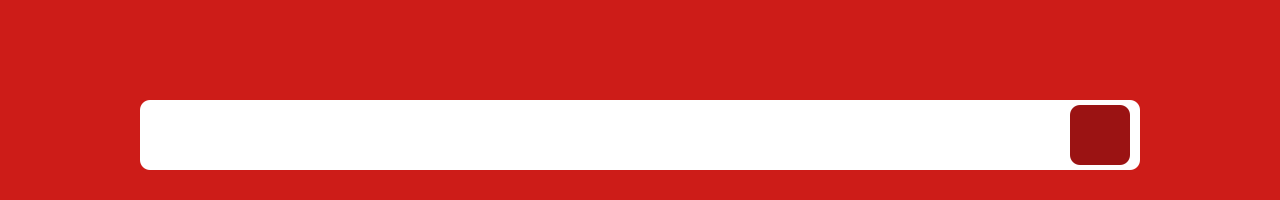
      <widget class="QFrame" name="frame_2">
       <property name="geometry">
        <rect>
         <x>0</x>
         <y>0</y>
         <width>1280</width>
         <height>200</height>
        </rect>
       </property>
       <property name="styleSheet">
        <string notr="true">background-color: #CD1C18;
border: none;</string>
       </property>
       <property name="frameShape">
        <enum>QFrame::Shape::StyledPanel</enum>
       </property>
       <property name="frameShadow">
        <enum>QFrame::Shadow::Raised</enum>
       </property>
       <widget class="QLabel" name="logo">
        <property name="geometry">
         <rect>
          <x>440</x>
          <y>0</y>
          <width>400</width>
          <height>68</height>
         </rect>
        </property>
        <property name="text">
         <string/>
        </property>
        <property name="pixmap">
         <pixmap resource="resources.qrc">:/resources/resources/icons/logo.png</pixmap>
        </property>
        <property name="scaledContents">
         <bool>true</bool>
        </property>
        <property name="wordWrap">
         <bool>false</bool>
        </property>
       </widget>
       <widget class="QFrame" name="frame_4">
        <property name="geometry">
         <rect>
          <x>140</x>
          <y>100</y>
          <width>1000</width>
          <height>70</height>
         </rect>
        </property>
        <property name="styleSheet">
         <string notr="true">background-color: #FFFFFF;
border-radius: 10px;</string>
        </property>
        <property name="frameShape">
         <enum>QFrame::Shape::StyledPanel</enum>
        </property>
        <property name="frameShadow">
         <enum>QFrame::Shadow::Raised</enum>
        </property>
        <widget class="QPushButton" name="solve">
         <property name="geometry">
          <rect>
           <x>930</x>
           <y>5</y>
           <width>60</width>
           <height>60</height>
          </rect>
         </property>
         <property name="cursor">
          <cursorShape>PointingHandCursor</cursorShape>
         </property>
         <property name="styleSheet">
          <string notr="true">background-color: #9B1313;
border-radius: 10px;</string>
         </property>
         <property name="text">
          <string/>
         </property>
         <property name="icon">
          <iconset resource="resources.qrc">
           <normaloff>:/resources/resources/icons/arrow.png</normaloff>:/resources/resources/icons/arrow.png</iconset>
         </property>
         <property name="iconSize">
          <size>
           <width>40</width>
           <height>40</height>
          </size>
         </property>
         <property name="autoDefault">
          <bool>false</bool>
         </property>
         <property name="default">
          <bool>false</bool>
         </property>
         <property name="flat">
          <bool>false</bool>
         </property>
        </widget>
        <widget class="QTextEdit" name="input">
         <property name="geometry">
          <rect>
           <x>10</x>
           <y>10</y>
           <width>781</width>
           <height>51</height>
          </rect>
         </property>
         <property name="palette">
          <palette>
           <active>
            <colorrole role="WindowText">
             <brush brushstyle="SolidPattern">
              <color alpha="255">
               <red>0</red>
               <green>0</green>
               <blue>0</blue>
              </color>
             </brush>
            </colorrole>
            <colorrole role="Button">
             <brush brushstyle="SolidPattern">
              <color alpha="255">
               <red>255</red>
               <green>255</green>
               <blue>255</blue>
              </color>
             </brush>
            </colorrole>
            <colorrole role="Light">
             <brush brushstyle="SolidPattern">
              <color alpha="255">
               <red>255</red>
               <green>255</green>
               <blue>255</blue>
              </color>
             </brush>
            </colorrole>
            <colorrole role="Midlight">
             <brush brushstyle="SolidPattern">
              <color alpha="255">
               <red>255</red>
               <green>255</green>
               <blue>255</blue>
              </color>
             </brush>
            </colorrole>
            <colorrole role="Dark">
             <brush brushstyle="SolidPattern">
              <color alpha="255">
               <red>127</red>
               <green>127</green>
               <blue>127</blue>
              </color>
             </brush>
            </colorrole>
            <colorrole role="Mid">
             <brush brushstyle="SolidPattern">
              <color alpha="255">
               <red>170</red>
               <green>170</green>
               <blue>170</blue>
              </color>
             </brush>
            </colorrole>
            <colorrole role="Text">
             <brush brushstyle="SolidPattern">
              <color alpha="255">
               <red>0</red>
               <green>0</green>
               <blue>0</blue>
              </color>
             </brush>
            </colorrole>
            <colorrole role="BrightText">
             <brush brushstyle="SolidPattern">
              <color alpha="255">
               <red>255</red>
               <green>255</green>
               <blue>255</blue>
              </color>
             </brush>
            </colorrole>
            <colorrole role="ButtonText">
             <brush brushstyle="SolidPattern">
              <color alpha="255">
               <red>0</red>
               <green>0</green>
               <blue>0</blue>
              </color>
             </brush>
            </colorrole>
            <colorrole role="Base">
             <brush brushstyle="SolidPattern">
              <color alpha="255">
               <red>255</red>
               <green>255</green>
               <blue>255</blue>
              </color>
             </brush>
            </colorrole>
            <colorrole role="Window">
             <brush brushstyle="SolidPattern">
              <color alpha="255">
               <red>255</red>
               <green>255</green>
               <blue>255</blue>
              </color>
             </brush>
            </colorrole>
            <colorrole role="Shadow">
             <brush brushstyle="SolidPattern">
              <color alpha="255">
               <red>0</red>
               <green>0</green>
               <blue>0</blue>
              </color>
             </brush>
            </colorrole>
            <colorrole role="AlternateBase">
             <brush brushstyle="SolidPattern">
              <color alpha="255">
               <red>255</red>
               <green>255</green>
               <blue>255</blue>
              </color>
             </brush>
            </colorrole>
            <colorrole role="ToolTipBase">
             <brush brushstyle="SolidPattern">
              <color alpha="255">
               <red>255</red>
               <green>255</green>
               <blue>220</blue>
              </color>
             </brush>
            </colorrole>
            <colorrole role="ToolTipText">
             <brush brushstyle="SolidPattern">
              <color alpha="255">
               <red>0</red>
               <green>0</green>
               <blue>0</blue>
              </color>
             </brush>
            </colorrole>
            <colorrole role="PlaceholderText">
             <brush brushstyle="SolidPattern">
              <color alpha="127">
               <red>0</red>
               <green>0</green>
               <blue>0</blue>
              </color>
             </brush>
            </colorrole>
            <colorrole role="Accent">
             <brush brushstyle="SolidPattern">
              <color alpha="255">
               <red>255</red>
               <green>255</green>
               <blue>255</blue>
              </color>
             </brush>
            </colorrole>
           </active>
           <inactive>
            <colorrole role="WindowText">
             <brush brushstyle="SolidPattern">
              <color alpha="255">
               <red>0</red>
               <green>0</green>
               <blue>0</blue>
              </color>
             </brush>
            </colorrole>
            <colorrole role="Button">
             <brush brushstyle="SolidPattern">
              <color alpha="255">
               <red>255</red>
               <green>255</green>
               <blue>255</blue>
              </color>
             </brush>
            </colorrole>
            <colorrole role="Light">
             <brush brushstyle="SolidPattern">
              <color alpha="255">
               <red>255</red>
               <green>255</green>
               <blue>255</blue>
              </color>
             </brush>
            </colorrole>
            <colorrole role="Midlight">
             <brush brushstyle="SolidPattern">
              <color alpha="255">
               <red>255</red>
               <green>255</green>
               <blue>255</blue>
              </color>
             </brush>
            </colorrole>
            <colorrole role="Dark">
             <brush brushstyle="SolidPattern">
              <color alpha="255">
               <red>127</red>
               <green>127</green>
               <blue>127</blue>
              </color>
             </brush>
            </colorrole>
            <colorrole role="Mid">
             <brush brushstyle="SolidPattern">
              <color alpha="255">
               <red>170</red>
               <green>170</green>
               <blue>170</blue>
              </color>
             </brush>
            </colorrole>
            <colorrole role="Text">
             <brush brushstyle="SolidPattern">
              <color alpha="255">
               <red>0</red>
               <green>0</green>
               <blue>0</blue>
              </color>
             </brush>
            </colorrole>
            <colorrole role="BrightText">
             <brush brushstyle="SolidPattern">
              <color alpha="255">
               <red>255</red>
               <green>255</green>
               <blue>255</blue>
              </color>
             </brush>
            </colorrole>
            <colorrole role="ButtonText">
             <brush brushstyle="SolidPattern">
              <color alpha="255">
               <red>0</red>
               <green>0</green>
               <blue>0</blue>
              </color>
             </brush>
            </colorrole>
            <colorrole role="Base">
             <brush brushstyle="SolidPattern">
              <color alpha="255">
               <red>255</red>
               <green>255</green>
               <blue>255</blue>
              </color>
             </brush>
            </colorrole>
            <colorrole role="Window">
             <brush brushstyle="SolidPattern">
              <color alpha="255">
               <red>255</red>
               <green>255</green>
               <blue>255</blue>
              </color>
             </brush>
            </colorrole>
            <colorrole role="Shadow">
             <brush brushstyle="SolidPattern">
              <color alpha="255">
               <red>0</red>
               <green>0</green>
               <blue>0</blue>
              </color>
             </brush>
            </colorrole>
            <colorrole role="AlternateBase">
             <brush brushstyle="SolidPattern">
              <color alpha="255">
               <red>255</red>
               <green>255</green>
               <blue>255</blue>
              </color>
             </brush>
            </colorrole>
            <colorrole role="ToolTipBase">
             <brush brushstyle="SolidPattern">
              <color alpha="255">
               <red>255</red>
               <green>255</green>
               <blue>220</blue>
              </color>
             </brush>
            </colorrole>
            <colorrole role="ToolTipText">
             <brush brushstyle="SolidPattern">
              <color alpha="255">
               <red>0</red>
               <green>0</green>
               <blue>0</blue>
              </color>
             </brush>
            </colorrole>
            <colorrole role="PlaceholderText">
             <brush brushstyle="SolidPattern">
              <color alpha="127">
               <red>0</red>
               <green>0</green>
               <blue>0</blue>
              </color>
             </brush>
            </colorrole>
            <colorrole role="Accent">
             <brush brushstyle="SolidPattern">
              <color alpha="255">
               <red>255</red>
               <green>255</green>
               <blue>255</blue>
              </color>
             </brush>
            </colorrole>
           </inactive>
           <disabled>
            <colorrole role="WindowText">
             <brush brushstyle="SolidPattern">
              <color alpha="255">
               <red>127</red>
               <green>127</green>
               <blue>127</blue>
              </color>
             </brush>
            </colorrole>
            <colorrole role="Button">
             <brush brushstyle="SolidPattern">
              <color alpha="255">
               <red>255</red>
               <green>255</green>
               <blue>255</blue>
              </color>
             </brush>
            </colorrole>
            <colorrole role="Light">
             <brush brushstyle="SolidPattern">
              <color alpha="255">
               <red>255</red>
               <green>255</green>
               <blue>255</blue>
              </color>
             </brush>
            </colorrole>
            <colorrole role="Midlight">
             <brush brushstyle="SolidPattern">
              <color alpha="255">
               <red>255</red>
               <green>255</green>
               <blue>255</blue>
              </color>
             </brush>
            </colorrole>
            <colorrole role="Dark">
             <brush brushstyle="SolidPattern">
              <color alpha="255">
               <red>127</red>
               <green>127</green>
               <blue>127</blue>
              </color>
             </brush>
            </colorrole>
            <colorrole role="Mid">
             <brush brushstyle="SolidPattern">
              <color alpha="255">
               <red>170</red>
               <green>170</green>
               <blue>170</blue>
              </color>
             </brush>
            </colorrole>
            <colorrole role="Text">
             <brush brushstyle="SolidPattern">
              <color alpha="255">
               <red>127</red>
               <green>127</green>
               <blue>127</blue>
              </color>
             </brush>
            </colorrole>
            <colorrole role="BrightText">
             <brush brushstyle="SolidPattern">
              <color alpha="255">
               <red>255</red>
               <green>255</green>
               <blue>255</blue>
              </color>
             </brush>
            </colorrole>
            <colorrole role="ButtonText">
             <brush brushstyle="SolidPattern">
              <color alpha="255">
               <red>127</red>
               <green>127</green>
               <blue>127</blue>
              </color>
             </brush>
            </colorrole>
            <colorrole role="Base">
             <brush brushstyle="SolidPattern">
              <color alpha="255">
               <red>255</red>
               <green>255</green>
               <blue>255</blue>
              </color>
             </brush>
            </colorrole>
            <colorrole role="Window">
             <brush brushstyle="SolidPattern">
              <color alpha="255">
               <red>255</red>
               <green>255</green>
               <blue>255</blue>
              </color>
             </brush>
            </colorrole>
            <colorrole role="Shadow">
             <brush brushstyle="SolidPattern">
              <color alpha="255">
               <red>0</red>
               <green>0</green>
               <blue>0</blue>
              </color>
             </brush>
            </colorrole>
            <colorrole role="AlternateBase">
             <brush brushstyle="SolidPattern">
              <color alpha="255">
               <red>255</red>
               <green>255</green>
               <blue>255</blue>
              </color>
             </brush>
            </colorrole>
            <colorrole role="ToolTipBase">
             <brush brushstyle="SolidPattern">
              <color alpha="255">
               <red>255</red>
               <green>255</green>
               <blue>220</blue>
              </color>
             </brush>
            </colorrole>
            <colorrole role="ToolTipText">
             <brush brushstyle="SolidPattern">
              <color alpha="255">
               <red>0</red>
               <green>0</green>
               <blue>0</blue>
              </color>
             </brush>
            </colorrole>
            <colorrole role="PlaceholderText">
             <brush brushstyle="SolidPattern">
              <color alpha="127">
               <red>127</red>
               <green>127</green>
               <blue>127</blue>
              </color>
             </brush>
            </colorrole>
            <colorrole role="Accent">
             <brush brushstyle="SolidPattern">
              <color alpha="255">
               <red>255</red>
               <green>255</green>
               <blue>255</blue>
              </color>
             </brush>
            </colorrole>
           </disabled>
          </palette>
         </property>
         <property name="font">
          <font>
           <pointsize>22</pointsize>
          </font>
         </property>
         <property name="cursor" stdset="0">
          <cursorShape>IBeamCursor</cursorShape>
         </property>
         <property name="verticalScrollBarPolicy">
          <enum>Qt::ScrollBarPolicy::ScrollBarAlwaysOff</enum>
         </property>
         <property name="html">
          <string>&lt;!DOCTYPE HTML PUBLIC &quot;-//W3C//DTD HTML 4.0//EN&quot; &quot;http://www.w3.org/TR/REC-html40/strict.dtd&quot;&gt;
&lt;html&gt;&lt;head&gt;&lt;meta name=&quot;qrichtext&quot; content=&quot;1&quot; /&gt;&lt;meta charset=&quot;utf-8&quot; /&gt;&lt;style type=&quot;text/css&quot;&gt;
p, li { white-space: pre-wrap; }
hr { height: 1px; border-width: 0; }
li.unchecked::marker { content: &quot;\2610&quot;; }
li.checked::marker { content: &quot;\2612&quot;; }
&lt;/style&gt;&lt;/head&gt;&lt;body style=&quot; font-family:'Segoe UI'; font-size:22pt; font-weight:400; font-style:normal;&quot;&gt;
&lt;p style=&quot;-qt-paragraph-type:empty; margin-top:0px; margin-bottom:0px; margin-left:0px; margin-right:0px; -qt-block-indent:0; text-indent:0px;&quot;&gt;&lt;br /&gt;&lt;/p&gt;&lt;/body&gt;&lt;/html&gt;</string>
         </property>
        </widget>
        <widget class="QPushButton" name="input_image">
         <property name="geometry">
          <rect>
           <x>790</x>
           <y>10</y>
           <width>51</width>
           <height>51</height>
          </rect>
         </property>
         <property name="cursor">
          <cursorShape>PointingHandCursor</cursorShape>
         </property>
         <property name="text">
          <string/>
         </property>
         <property name="icon">
          <iconset resource="resources.qrc">
           <normaloff>:/resources/resources/icons/input_image.png</normaloff>:/resources/resources/icons/input_image.png</iconset>
         </property>
         <property name="iconSize">
          <size>
           <width>50</width>
           <height>50</height>
          </size>
         </property>
        </widget>
        <widget class="QPushButton" name="input_voice">
         <property name="geometry">
          <rect>
           <x>860</x>
           <y>10</y>
           <width>51</width>
           <height>51</height>
          </rect>
         </property>
         <property name="cursor">
          <cursorShape>PointingHandCursor</cursorShape>
         </property>
         <property name="text">
          <string/>
         </property>
         <property name="icon">
          <iconset resource="resources.qrc">
           <normaloff>:/resources/resources/icons/input_voice.png</normaloff>:/resources/resources/icons/input_voice.png</iconset>
         </property>
         <property name="iconSize">
          <size>
           <width>50</width>
           <height>50</height>
          </size>
         </property>
        </widget>
       </widget>
      </widget>
